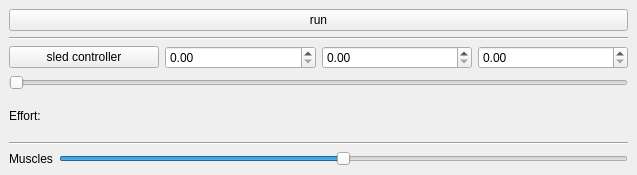
<?xml version="1.0" encoding="UTF-8"?>
<ui version="4.0">
 <class>MainWindow</class>
 <widget class="QMainWindow" name="MainWindow">
  <property name="geometry">
   <rect>
    <x>0</x>
    <y>0</y>
    <width>637</width>
    <height>175</height>
   </rect>
  </property>
  <property name="windowTitle">
   <string>Experiment</string>
  </property>
  <widget class="QWidget" name="centralwidget">
   <layout class="QVBoxLayout" name="verticalLayout">
    <item>
     <widget class="QPushButton" name="runButton">
      <property name="text">
       <string>run</string>
      </property>
      <property name="checkable">
       <bool>true</bool>
      </property>
      <property name="default">
       <bool>false</bool>
      </property>
      <property name="flat">
       <bool>false</bool>
      </property>
     </widget>
    </item>
    <item>
     <widget class="Line" name="line_2">
      <property name="orientation">
       <enum>Qt::Horizontal</enum>
      </property>
     </widget>
    </item>
    <item>
     <layout class="QHBoxLayout" name="horizontalLayout">
      <item>
       <widget class="QPushButton" name="sledButton">
        <property name="text">
         <string>sled controller</string>
        </property>
        <property name="checkable">
         <bool>true</bool>
        </property>
       </widget>
      </item>
      <item>
       <widget class="QDoubleSpinBox" name="kpField"/>
      </item>
      <item>
       <widget class="QDoubleSpinBox" name="kiField"/>
      </item>
      <item>
       <widget class="QDoubleSpinBox" name="kdField"/>
      </item>
     </layout>
    </item>
    <item>
     <widget class="QSlider" name="sledPosSlider">
      <property name="orientation">
       <enum>Qt::Horizontal</enum>
      </property>
     </widget>
    </item>
    <item>
     <widget class="QLabel" name="effortLabel">
      <property name="sizePolicy">
       <sizepolicy hsizetype="Preferred" vsizetype="Minimum">
        <horstretch>0</horstretch>
        <verstretch>0</verstretch>
       </sizepolicy>
      </property>
      <property name="text">
       <string>Effort:</string>
      </property>
     </widget>
    </item>
    <item>
     <widget class="Line" name="line">
      <property name="orientation">
       <enum>Qt::Horizontal</enum>
      </property>
     </widget>
    </item>
    <item>
     <layout class="QHBoxLayout" name="horizontalLayout_2">
      <item>
       <widget class="QLabel" name="label">
        <property name="text">
         <string>Muscles</string>
        </property>
       </widget>
      </item>
      <item>
       <widget class="QSlider" name="musclesSlider">
        <property name="minimum">
         <number>-100</number>
        </property>
        <property name="maximum">
         <number>100</number>
        </property>
        <property name="orientation">
         <enum>Qt::Horizontal</enum>
        </property>
       </widget>
      </item>
     </layout>
    </item>
   </layout>
  </widget>
 </widget>
 <resources/>
 <connections/>
</ui>
